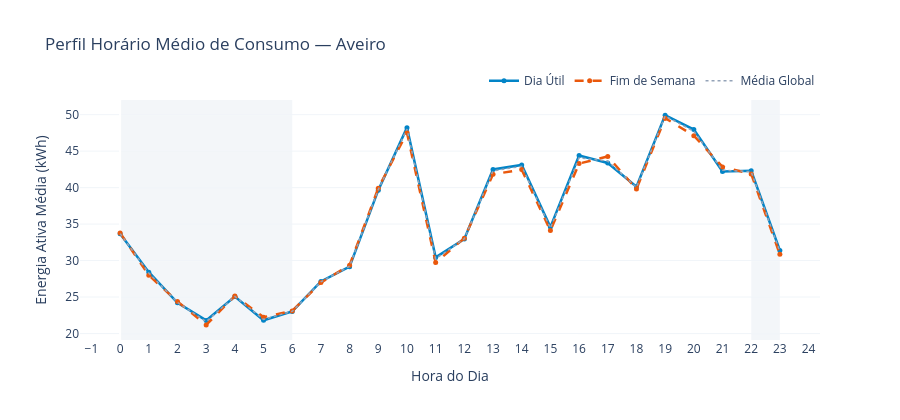

Here is the notebook cell this chart was saved with:
### Markdown cell above
## 2. Perfis Horários Médios
O perfil horário médio revela os padrões típicos de consumo ao longo do dia.
A distinção entre **dias úteis** e **fins de semana** é fundamental: nos dias úteis
observam-se dois picos marcados (manhã e fim do dia), enquanto ao fim de semana
o consumo é mais uniforme e deslocado para horas mais tardias.

### Code cell
# Perfil horário médio — dia útil vs. fim de semana
perfil_util    = df[df["fim_de_semana"] == 0].groupby("hora")["energia_ativa_kwh"].mean()
perfil_fds     = df[df["fim_de_semana"] == 1].groupby("hora")["energia_ativa_kwh"].mean()
perfil_global  = df.groupby("hora")["energia_ativa_kwh"].mean()

fig_perfil = go.Figure()

fig_perfil.add_trace(go.Scatter(
    x=perfil_util.index, y=perfil_util.values,
    mode="lines+markers", name="Dia Útil",
    line=dict(color="#0284C7", width=2.5),
    marker=dict(size=5)
))
fig_perfil.add_trace(go.Scatter(
    x=perfil_fds.index, y=perfil_fds.values,
    mode="lines+markers", name="Fim de Semana",
    line=dict(color="#EA580C", width=2.5, dash="dash"),
    marker=dict(size=5)
))
fig_perfil.add_trace(go.Scatter(
    x=perfil_global.index, y=perfil_global.values,
    mode="lines", name="Média Global",
    line=dict(color="#94A3B8", width=1.5, dash="dot")
))

# Sombrear período noturno (22h–06h)
fig_perfil.add_vrect(x0=0, x1=6,   fillcolor="#E2E8F0", opacity=0.4, layer="below", line_width=0)
fig_perfil.add_vrect(x0=22, x1=23, fillcolor="#E2E8F0", opacity=0.4, layer="below", line_width=0)

fig_perfil.update_layout(
    title="Perfil Horário Médio de Consumo — Aveiro",
    xaxis_title="Hora do Dia",
    yaxis_title="Energia Ativa Média (kWh)",
    xaxis=dict(tickmode="linear", tick0=0, dtick=1, showgrid=False),
    yaxis=dict(showgrid=True, gridcolor="#F1F5F9"),
    plot_bgcolor="white", paper_bgcolor="white",
    legend=dict(orientation="h", yanchor="bottom", y=1.02, xanchor="right", x=1),
    height=420
)
fig_perfil.show()

# Resumo estatístico
hora_pico_util = perfil_util.idxmax()
hora_pico_fds  = perfil_fds.idxmax()
print(f"Hora de pico — Dia Útil: {hora_pico_util}h | Fim de Semana: {hora_pico_fds}h")

### Figure 1 — Plotly figure (JSON) as saved in the notebook; plotly's stock layout.template omitted (floating-point values rounded to 4 significant figures)
{"data": [{"line": {"color": "#0284C7", "width": 2.5}, "marker": {"size": 5}, "mode": "lines+markers", "name": "Dia Útil", "type": "scatter", "x": [0, 1, 2, 3, 4, 5, 6, 7, 8, 9, 10, 11, 12, 13, 14, 15, 16, 17, 18, 19, 20, 21, 22, 23], "y": [33.66, 28.41, 24.21, 21.8, 25.07, 21.81, 23.03, 27.13, 29.17, 39.65, 48.22, 30.44, 32.96, 42.49, 43.1, 34.58, 44.4, 43.38, 40.13, 49.94, 47.97, 42.21, 42.31, 31.38]}, {"line": {"color": "#EA580C", "dash": "dash", "width": 2.5}, "marker": {"size": 5}, "mode": "lines+markers", "name": "Fim de Semana", "type": "scatter", "x": [0, 1, 2, 3, 4, 5, 6, 7, 8, 9, 10, 11, 12, 13, 14, 15, 16, 17, 18, 19, 20, 21, 22, 23], "y": [33.79, 27.99, 24.39, 21.18, 25.14, 22.25, 23.09, 26.98, 29.37, 39.93, 47.51, 29.72, 33.07, 41.83, 42.47, 34.11, 43.3, 44.27, 39.81, 49.52, 47.13, 42.84, 41.88, 30.87]}, {"line": {"color": "#94A3B8", "dash": "dot", "width": 1.5}, "mode": "lines", "name": "Média Global", "type": "scatter", "x": [0, 1, 2, 3, 4, 5, 6, 7, 8, 9, 10, 11, 12, 13, 14, 15, 16, 17, 18, 19, 20, 21, 22, 23], "y": [33.7, 28.29, 24.26, 21.62, 25.09, 21.93, 23.05, 27.09, 29.22, 39.73, 48.02, 30.23, 32.99, 42.3, 42.92, 34.45, 44.09, 43.63, 40.04, 49.82, 47.73, 42.39, 42.19, 31.23]}], "layout": {"height": 420, "legend": {"orientation": "h", "x": 1, "xanchor": "right", "y": 1.02, "yanchor": "bottom"}, "paper_bgcolor": "white", "plot_bgcolor": "white", "shapes": [{"fillcolor": "#E2E8F0", "layer": "below", "line": {"width": 0}, "opacity": 0.4, "type": "rect", "x0": 0, "x1": 6, "xref": "x", "y0": 0, "y1": 1, "yref": "y domain"}, {"fillcolor": "#E2E8F0", "layer": "below", "line": {"width": 0}, "opacity": 0.4, "type": "rect", "x0": 22, "x1": 23, "xref": "x", "y0": 0, "y1": 1, "yref": "y domain"}], "title": {"text": "Perfil Horário Médio de Consumo — Aveiro"}, "xaxis": {"dtick": 1, "showgrid": false, "tick0": 0, "tickmode": "linear", "title": {"text": "Hora do Dia"}}, "yaxis": {"gridcolor": "#F1F5F9", "showgrid": true, "title": {"text": "Energia Ativa Média (kWh)"}}}}
